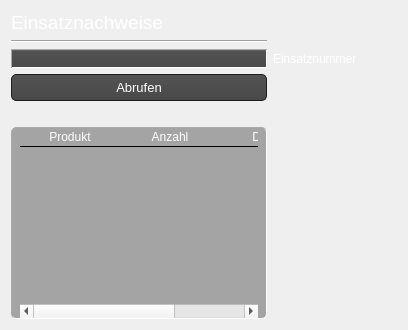
            <widget class="QWidget" name="tab_22">
             <attribute name="title">
              <string>Einsatznachweise</string>
             </attribute>
             <layout class="QGridLayout" name="gridLayout_38">
              <item row="0" column="0">
               <layout class="QGridLayout" name="gridLayout_37">
                <item row="5" column="0">
                 <widget class="QTableWidget" name="missions_proof_table">
                  <property name="styleSheet">
                   <string notr="true">QTableView {
border: 1px inset darkgrey;
border-radius: 5px;
padding: 0 8px;
font-size: 13px;
color: white;
gridline-color: rgb(164, 164, 165);
Background-color: rgb(164, 164, 165);

}
QHeaderView::section{

border-style: none;
Color: white;
gridline-color: rgb(164, 164, 165);
background-color: rgb(164, 164, 165);
border-bottom: 1px inset black;

}
QTableView::item{
border-bottom : 1px inset black;
gridline-color: rgb(164, 164, 165);
text-align: center;
}</string>
                  </property>
                  <property name="editTriggers">
                   <set>QAbstractItemView::NoEditTriggers</set>
                  </property>
                  <attribute name="horizontalHeaderCascadingSectionResizes">
                   <bool>true</bool>
                  </attribute>
                  <attribute name="horizontalHeaderStretchLastSection">
                   <bool>true</bool>
                  </attribute>
                  <attribute name="verticalHeaderVisible">
                   <bool>false</bool>
                  </attribute>
                  <column>
                   <property name="text">
                    <string>Produkt</string>
                   </property>
                  </column>
                  <column>
                   <property name="text">
                    <string>Anzahl</string>
                   </property>
                  </column>
                  <column>
                   <property name="text">
                    <string>Datum</string>
                   </property>
                  </column>
                 </widget>
                </item>
                <item row="2" column="1">
                 <widget class="QLabel" name="label_117">
                  <property name="styleSheet">
                   <string notr="true">color: white;</string>
                  </property>
                  <property name="text">
                   <string>Einsatznummer</string>
                  </property>
                 </widget>
                </item>
                <item row="2" column="0">
                 <widget class="QLineEdit" name="missions_proof_mission_number">
                  <property name="styleSheet">
                   <string notr="true">QLineEdit{ background-color: QLinearGradient( x1: 0, y1: 0, x2: 0, y2: 1, stop: 0 #929394, stop: 0.1 #525252, stop: 0.5 #4e4e4e, stop: 0.9 #4a4a4a, stop: 1 #464646);
border: 1px inset darkgrey;
border-radius: 10px;
padding: 0 8px;
selection-background-color: darkgray;
font-size: 13px;
color: white;
}
QLineEdit:focus { background-color: QLinearGradient( x1: 0, y1: 0, x2: 0, y2: 1, stop: 0 #ffffff, stop: 0.1 #bababa, stop: 0.5 #919191, stop: 0.9 #7a7a7a, stop: 1 #5b5b5b);}
</string>
                  </property>
                 </widget>
                </item>
                <item row="3" column="0">
                 <widget class="QPushButton" name="missions_proof_get_btn">
                  <property name="styleSheet">
                   <string notr="true">QPushButton{
   background-color: QLinearGradient( x1: 0, y1: 0, x2: 0, y2: 1, stop: 0 #565656, stop: 0.1 #525252, stop: 0.5 #4e4e4e, stop: 0.9 #4a4a4a, stop: 1 #464646);
  	border-style: solid;
    border: 1px solid #1e1e1e;
    border-radius: 5;
    padding: 1px 0px 1px 20px;
    font: 13px;
    min-width: 10em;
    padding: 5px;
	color: white;
}
QPushButton:hover{
	background-color: QLinearGradient( x1: 0, y1: 0, x2: 0, y2: 1, stop: 0 #565656, stop: 0.1 #525252, stop: 0.5 #4e4e4e, stop: 0.9 #4a4a4a, stop: 1 #464646);
  	border-style: solid;
    border: 1px solid rgb(59, 204, 179);
    border-radius: 5;
    padding: 1px 0px 1px 20px;
    font: 13px;
    min-width: 10em;
    padding: 5px;
	color: white;
}
QPushButton:pressed {
background-color: rgb(130, 152, 152);
  	border-style: solid;
    border: 1px solid #1EFFFF;
    border-radius: 5;
    padding: 1px 0px 1px 20px;
    font: 13px;
    min-width: 10em;
    padding: 5px;
	color: white;

}</string>
                  </property>
                  <property name="text">
                   <string>Abrufen</string>
                  </property>
                 </widget>
                </item>
                <item row="0" column="0">
                 <widget class="QLabel" name="label_118">
                  <property name="font">
                   <font>
                    <pointsize>14</pointsize>
                   </font>
                  </property>
                  <property name="styleSheet">
                   <string notr="true">color: white;</string>
                  </property>
                  <property name="text">
                   <string>Einsatznachweise</string>
                  </property>
                 </widget>
                </item>
                <item row="1" column="0">
                 <widget class="Line" name="line_45">
                  <property name="orientation">
                   <enum>Qt::Horizontal</enum>
                  </property>
                 </widget>
                </item>
                <item row="4" column="0">
                 <widget class="QLabel" name="missions_proof_error">
                  <property name="text">
                   <string/>
                  </property>
                 </widget>
                </item>
               </layout>
              </item>
              <item row="0" column="1">
               <spacer name="horizontalSpacer_6">
                <property name="orientation">
                 <enum>Qt::Horizontal</enum>
                </property>
                <property name="sizeHint" stdset="0">
                 <size>
                  <width>40</width>
                  <height>20</height>
                 </size>
                </property>
               </spacer>
              </item>
             </layout>
            </widget>
